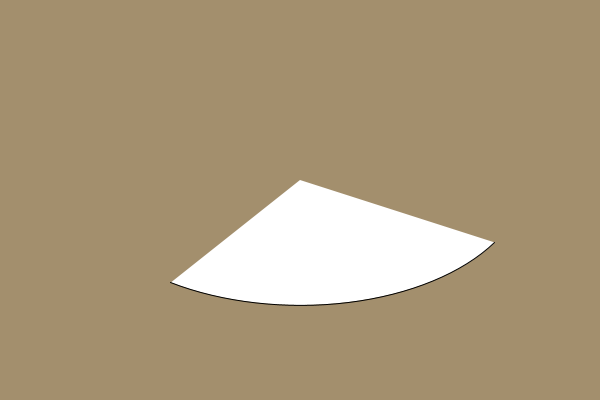
Frame 1 (no input)
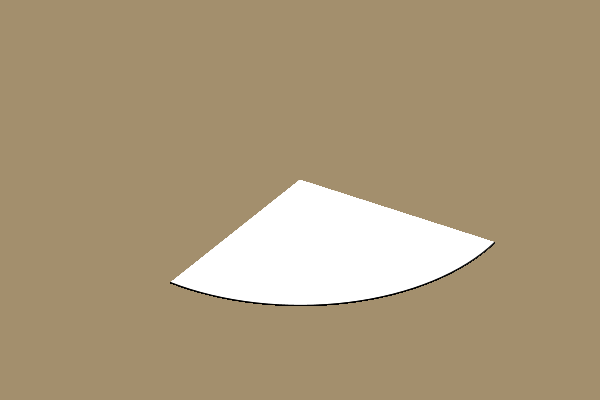
Frame 60 (the mouse pressed at the canvas centre just before this capture)
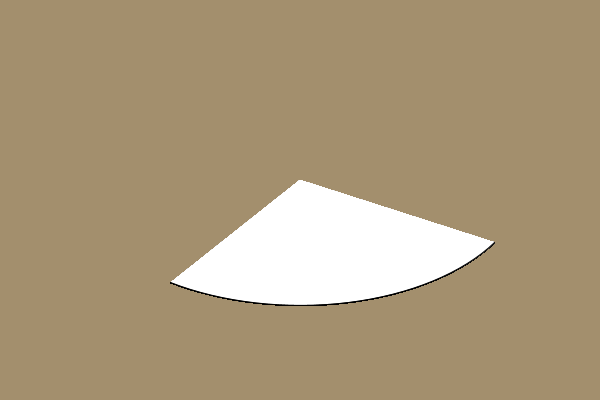
Frame 120 (the mouse held since frame 60 and released just before this capture)

The Processing sketch that drew these frames (run headless with seeded random() and noise(); from frame 60 on, the mouse is pressed at the canvas centre):

// Processing sketch: arc3
// ── arc3.pde
void setup() { 
   size(600, 400);
   background(163, 143, 109);
}  

void draw() {
   arc(300, 180, 450, 250, radians(30), radians(125));
}
